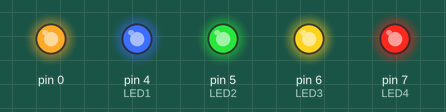
A sketch run on a simulated Arduino Mega 2560, built with avr-gcc and run on an emulated ATmega2560. Parts: output pins drawn as LEDs (lit = HIGH).

Above: at 0.15 s.
At 0.8 s:
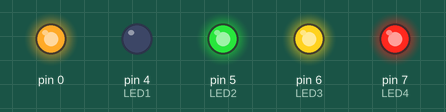
At 2.8 s:
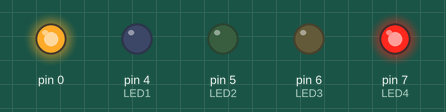
At 3.8 s:
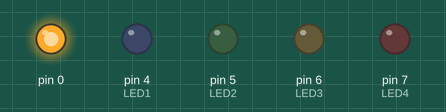
At 6.3 s:
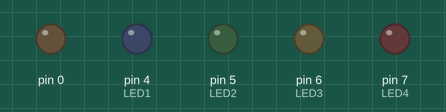
At 10.1 s:
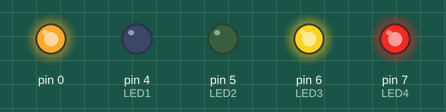
Timing chart, 0 to 10.8 s (numbered marks = the images above):
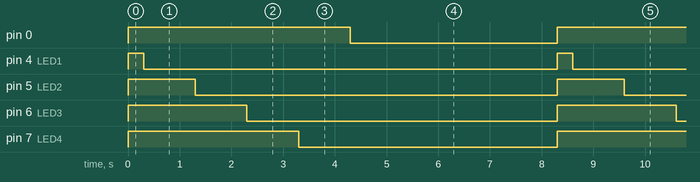

The sketch:

sketch.ino
```cpp
#define LED1 4
#define LED2 5
#define LED3 6
#define LED4 7

int saidas[4] = {4,5,6,7};

void setup() {
  for (int i=0; i<sizeof(saidas); i++){
    pinMode(saidas[i], OUTPUT);
  }

  /* testa as portas de output
  for (int i=0; i<sizeof(saidas); i++){
    digitalWrite(saidas[i], HIGH);
    delay(500);
    digitalWrite(saidas[i], LOW);
    delay(500);
  }*/
}

void loop() {
  desafio();
}

void exercicioUm(){
  //teste de 2 leds com diferentes tempos
  digitalWrite(LED1, 1);
  delay(1000);
  digitalWrite(LED1, 0);

  digitalWrite(LED4, 1);
  delay(500);
  digitalWrite(LED4, 0);
}

void semaforo(){
//simular o funcionamento de um semáforo
  digitalWrite(LED2, 1);
  delay(2500);
  digitalWrite(LED2, 0);

  digitalWrite(LED3, 1);
  delay(500);
  digitalWrite(LED3, 0);

  digitalWrite(LED4, 1);
  delay(2000);
  digitalWrite(LED4, 0);
}

void desafio(){
//ligar todos os leds e dps apagar com intervalo de 1 segundo em ordem
  for(int i=0; i<sizeof(saidas); i++){
    digitalWrite(saidas[i], 1);
  }
  delay(300);
  for(int i=0; i<sizeof(saidas); i++){
    digitalWrite(saidas[i], 0);
    delay(1000);
  }
}
```

Measured:
- by itself, pin 0: alternates HIGH for 4.3 s and LOW for 4.0 s
- by itself, pin 4 (LED1): alternates HIGH for 0.30 s and LOW for 8.0 s
- by itself, pin 5 (LED2): alternates HIGH for 1.3 s and LOW for 7.0 s
- by itself, pin 6 (LED3): alternates HIGH for 2.3 s and LOW for 6.0 s
- by itself, pin 7 (LED4): alternates HIGH for 3.3 s and LOW for 5.0 s
